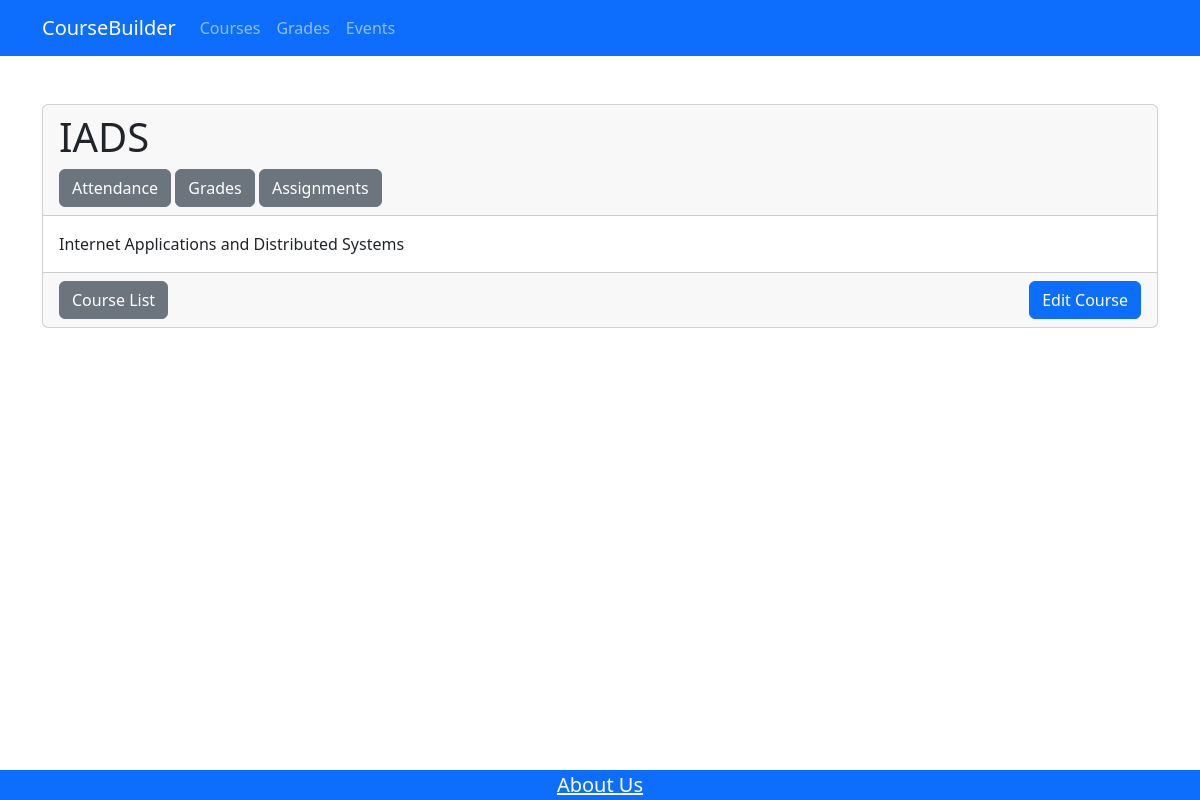
Screenshot of /coursebuilder/course/1/ (signed in) with the database file from the repository.
### coursebuilder/models.py (models this page shows, shortened)
class Course(models.Model):
  user = models.ManyToManyField(UserProfile)
  title = models.CharField(max_length=200)
  description = models.TextField()
  price = models.FloatField( null=True, blank=True,
        verbose_name='Price',
        validators=[
            validators.MinValueValidator(50),
            validators.MaxValueValidator(100000)
        ]
  )

### coursebuilder/views.py (the view)
# urls.py: path('course/<int:course_id>/', views.course_detail, name='course_detail'),
def course_detail(request, course_id):
    course = get_object_or_404(Course, id=course_id)
    user = UserProfile.objects.get(user_ptr=request.user.id)
    if user.is_professor:
        return render(request, 'course_detail.html', {'course': course})
    else:
        return render(request, 'course_detail_student.html', {'course': course, 'user': user})

### coursebuilder/templates/course_detail.html (shortened to what this page needs)
{% extends 'base.html' %}
{% block content %}
    <div class="container mt-4">
        <div class="card">
            <div class="card-header">
                <h1 class="card-title">{{ course.title }}</h1>
                <a href="#" class="btn btn-secondary">Attendance</a>
                <a href="#" class="btn btn-secondary">Grades</a>
                <a href="{% url 'assignment_list' course.id %}" class="btn btn-secondary">Assignments</a>
            </div>
            <div class="card-body">
                <p class="card-text">{{ course.description }}</p>
            </div>
            <div class="card-footer d-flex justify-content-between align-items-center">
                <a href="{% url 'course_list' %}" class="btn btn-secondary">Course List</a>
                <a href="{% url 'course_update' course.id %}" class="btn btn-primary">Edit Course</a>
            </div>
        </div>
    </div>
{% endblock %}

### rows the page displays
Course: title "IADS", description "Internet Applications and Distributed Systems"
